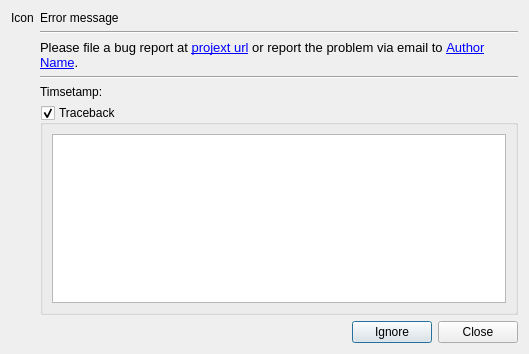
<?xml version="1.0" encoding="UTF-8"?>
<ui version="4.0">
 <class>crashDialog</class>
 <widget class="QDialog" name="crashDialog">
  <property name="geometry">
   <rect>
    <x>0</x>
    <y>0</y>
    <width>529</width>
    <height>354</height>
   </rect>
  </property>
  <property name="windowTitle">
   <string>Critical Error</string>
  </property>
  <property name="modal">
   <bool>true</bool>
  </property>
  <layout class="QVBoxLayout" name="mainVerticalLayout">
   <item>
    <layout class="QHBoxLayout" name="horizontalLayout" stretch="0,1">
     <item>
      <layout class="QVBoxLayout" name="iconVerticalLayout">
       <item>
        <widget class="QLabel" name="iconLabel">
         <property name="text">
          <string>Icon</string>
         </property>
         <property name="margin">
          <number>8</number>
         </property>
        </widget>
       </item>
       <item>
        <spacer name="iconVerticalSpacer">
         <property name="orientation">
          <enum>Qt::Vertical</enum>
         </property>
         <property name="sizeHint" stdset="0">
          <size>
           <width>20</width>
           <height>40</height>
          </size>
         </property>
        </spacer>
       </item>
      </layout>
     </item>
     <item>
      <layout class="QVBoxLayout" name="verticalLayout" stretch="0,0,0,0,0,1,0">
       <item>
        <widget class="QLabel" name="errorMsgLabel">
         <property name="minimumSize">
          <size>
           <width>0</width>
           <height>0</height>
          </size>
         </property>
         <property name="text">
          <string>Error message</string>
         </property>
         <property name="alignment">
          <set>Qt::AlignLeading|Qt::AlignLeft|Qt::AlignTop</set>
         </property>
         <property name="wordWrap">
          <bool>true</bool>
         </property>
         <property name="openExternalLinks">
          <bool>true</bool>
         </property>
         <property name="textInteractionFlags">
          <set>Qt::LinksAccessibleByMouse|Qt::TextSelectableByMouse</set>
         </property>
        </widget>
       </item>
       <item>
        <widget class="Line" name="hline1">
         <property name="orientation">
          <enum>Qt::Horizontal</enum>
         </property>
        </widget>
       </item>
       <item>
        <widget class="QLabel" name="textLabel">
         <property name="text">
          <string>&lt;!DOCTYPE HTML PUBLIC &quot;-//W3C//DTD HTML 4.0//EN&quot; &quot;http://www.w3.org/TR/REC-html40/strict.dtd&quot;&gt;
&lt;html&gt;&lt;head&gt;&lt;meta name=&quot;qrichtext&quot; content=&quot;1&quot; /&gt;&lt;style type=&quot;text/css&quot;&gt;
p, li { white-space: pre-wrap; }
&lt;/style&gt;&lt;/head&gt;&lt;body style=&quot; font-family:'Sans'; font-size:10pt; font-weight:400; font-style:normal;&quot;&gt;
&lt;p style=&quot; margin-top:0px; margin-bottom:0px; margin-left:0px; margin-right:0px; -qt-block-indent:0; text-indent:0px;&quot;&gt;Please file a bug report at &lt;a href=&quot;http://projecturl.example.org&quot;&gt;&lt;span style=&quot; text-decoration: underline; color:#0000ff;&quot;&gt;projext url&lt;/span&gt;&lt;/a&gt; or report the problem via email to &lt;a href=&quot;mailto:author_email?subject=[project] Bug report&quot;&gt;&lt;span style=&quot; text-decoration: underline; color:#0000ff;&quot;&gt;Author Name&lt;/span&gt;&lt;/a&gt;.&lt;/p&gt;&lt;/body&gt;&lt;/html&gt;</string>
         </property>
         <property name="wordWrap">
          <bool>true</bool>
         </property>
         <property name="textInteractionFlags">
          <set>Qt::LinksAccessibleByMouse|Qt::TextSelectableByMouse</set>
         </property>
        </widget>
       </item>
       <item>
        <widget class="Line" name="hline2">
         <property name="orientation">
          <enum>Qt::Horizontal</enum>
         </property>
        </widget>
       </item>
       <item>
        <widget class="QLabel" name="timestampLabel">
         <property name="text">
          <string>Timsetamp:</string>
         </property>
         <property name="textInteractionFlags">
          <set>Qt::LinksAccessibleByMouse|Qt::TextSelectableByMouse</set>
         </property>
        </widget>
       </item>
       <item>
        <widget class="QGroupBox" name="tracebackGroupBox">
         <property name="title">
          <string>Traceback</string>
         </property>
         <property name="checkable">
          <bool>true</bool>
         </property>
         <layout class="QVBoxLayout" name="groupboxVerticalLayout">
          <item>
           <widget class="QPlainTextEdit" name="tracebackTextEdit">
            <property name="lineWrapMode">
             <enum>QPlainTextEdit::NoWrap</enum>
            </property>
            <property name="readOnly">
             <bool>true</bool>
            </property>
            <property name="plainText">
             <string notr="true"/>
            </property>
            <property name="textInteractionFlags">
             <set>Qt::TextSelectableByKeyboard|Qt::TextSelectableByMouse</set>
            </property>
           </widget>
          </item>
         </layout>
        </widget>
       </item>
       <item>
        <spacer name="verticalSpacer">
         <property name="orientation">
          <enum>Qt::Vertical</enum>
         </property>
         <property name="sizeHint" stdset="0">
          <size>
           <width>20</width>
           <height>0</height>
          </size>
         </property>
        </spacer>
       </item>
      </layout>
     </item>
    </layout>
   </item>
   <item>
    <widget class="QDialogButtonBox" name="buttonBox">
     <property name="orientation">
      <enum>Qt::Horizontal</enum>
     </property>
     <property name="standardButtons">
      <set>QDialogButtonBox::Close|QDialogButtonBox::Ignore</set>
     </property>
    </widget>
   </item>
  </layout>
 </widget>
 <resources/>
 <connections>
  <connection>
   <sender>buttonBox</sender>
   <signal>accepted()</signal>
   <receiver>crashDialog</receiver>
   <slot>accept()</slot>
   <hints>
    <hint type="sourcelabel">
     <x>248</x>
     <y>254</y>
    </hint>
    <hint type="destinationlabel">
     <x>157</x>
     <y>274</y>
    </hint>
   </hints>
  </connection>
  <connection>
   <sender>buttonBox</sender>
   <signal>rejected()</signal>
   <receiver>crashDialog</receiver>
   <slot>reject()</slot>
   <hints>
    <hint type="sourcelabel">
     <x>316</x>
     <y>260</y>
    </hint>
    <hint type="destinationlabel">
     <x>286</x>
     <y>274</y>
    </hint>
   </hints>
  </connection>
  <connection>
   <sender>tracebackGroupBox</sender>
   <signal>toggled(bool)</signal>
   <receiver>tracebackTextEdit</receiver>
   <slot>setVisible(bool)</slot>
   <hints>
    <hint type="sourcelabel">
     <x>289</x>
     <y>210</y>
    </hint>
    <hint type="destinationlabel">
     <x>293</x>
     <y>217</y>
    </hint>
   </hints>
  </connection>
 </connections>
</ui>
